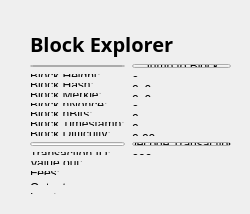
<?xml version="1.0" encoding="UTF-8"?>
<ui version="4.0">
 <class>BlockBrowser</class>
 <widget class="QWidget" name="BlockBrowser">
  <property name="windowModality">
   <enum>Qt::NonModal</enum>
  </property>
  <property name="enabled">
   <bool>true</bool>
  </property>
  <property name="geometry">
   <rect>
    <x>0</x>
    <y>0</y>
    <width>250</width>
    <height>214</height>
   </rect>
  </property>
  <property name="sizePolicy">
   <sizepolicy hsizetype="Expanding" vsizetype="Expanding">
    <horstretch>0</horstretch>
    <verstretch>0</verstretch>
   </sizepolicy>
  </property>
  <property name="minimumSize">
   <size>
    <width>0</width>
    <height>0</height>
   </size>
  </property>
  <property name="acceptDrops">
   <bool>false</bool>
  </property>
  <property name="windowTitle">
   <string>Form</string>
  </property>
  <layout class="QGridLayout">
   <property name="sizeConstraint">
    <enum>QLayout::SetMaximumSize</enum>
   </property>
   <property name="leftMargin">
    <number>21</number>
   </property>
   <property name="topMargin">
    <number>21</number>
   </property>
   <property name="rightMargin">
    <number>10</number>
   </property>
   <item row="1" column="0">
    <widget class="QWidget" name="widget" native="true">
     <property name="sizePolicy">
      <sizepolicy hsizetype="Expanding" vsizetype="Expanding">
       <horstretch>0</horstretch>
       <verstretch>0</verstretch>
      </sizepolicy>
     </property>
     <layout class="QGridLayout" name="gridLayout">
      <item row="0" column="0">
       <layout class="QHBoxLayout" name="horizontalLayout_4">
        <property name="spacing">
         <number>7</number>
        </property>
        <item>
         <widget class="QLabel" name="label_5">
          <property name="font">
           <font>
            <family>Open Sans,sans-serif</family>
           </font>
          </property>
          <property name="text">
           <string>&lt;html&gt;&lt;head/&gt;&lt;body&gt;&lt;p&gt;&lt;span style=&quot; font-size:20px; font-weight:600; color:#000000;&quot;&gt;Block Explorer &lt;/span&gt;&lt;/p&gt;&lt;/body&gt;&lt;/html&gt;</string>
          </property>
         </widget>
        </item>
        <item>
         <spacer name="horizontalSpacer_2">
          <property name="orientation">
           <enum>Qt::Horizontal</enum>
          </property>
          <property name="sizeHint" stdset="0">
           <size>
            <width>40</width>
            <height>20</height>
           </size>
          </property>
         </spacer>
        </item>
       </layout>
      </item>
      <item row="1" column="0">
       <layout class="QGridLayout" name="gridLayout_3" rowstretch="0,0,0,0,0,0,0,0,0,0,0,0,0,0,0,0,0,0,0" columnstretch="0,0">
        <property name="sizeConstraint">
         <enum>QLayout::SetDefaultConstraint</enum>
        </property>
        <property name="horizontalSpacing">
         <number>7</number>
        </property>
        <item row="18" column="0">
         <spacer name="verticalSpacer">
          <property name="orientation">
           <enum>Qt::Vertical</enum>
          </property>
          <property name="sizeHint" stdset="0">
           <size>
            <width>20</width>
            <height>40</height>
           </size>
          </property>
         </spacer>
        </item>
        <item row="12" column="1">
         <widget class="QPushButton" name="txButton">
          <property name="text">
           <string>Decode Transaction</string>
          </property>
         </widget>
        </item>
        <item row="17" column="0">
         <widget class="QLabel" name="inputLabel">
          <property name="text">
           <string>Inputs:</string>
          </property>
          <property name="alignment">
           <set>Qt::AlignLeading|Qt::AlignLeft|Qt::AlignTop</set>
          </property>
         </widget>
        </item>
        <item row="14" column="0">
         <widget class="QLabel" name="valueLabel">
          <property name="text">
           <string>Value out:</string>
          </property>
         </widget>
        </item>
        <item row="13" column="0">
         <widget class="QLabel" name="txLabel">
          <property name="text">
           <string>Transaction ID:</string>
          </property>
         </widget>
        </item>
        <item row="9" column="1">
         <widget class="QLabel" name="hardBox">
          <property name="text">
           <string>0.00</string>
          </property>
          <property name="textInteractionFlags">
           <set>Qt::LinksAccessibleByMouse|Qt::TextSelectableByMouse</set>
          </property>
         </widget>
        </item>
        <item row="13" column="1">
         <widget class="QLabel" name="txID">
          <property name="text">
           <string>000</string>
          </property>
          <property name="textInteractionFlags">
           <set>Qt::LinksAccessibleByMouse|Qt::TextSelectableByMouse</set>
          </property>
         </widget>
        </item>
        <item row="17" column="1">
         <widget class="QLabel" name="inputBox">
          <property name="text">
           <string/>
          </property>
          <property name="alignment">
           <set>Qt::AlignLeading|Qt::AlignLeft|Qt::AlignTop</set>
          </property>
          <property name="textInteractionFlags">
           <set>Qt::LinksAccessibleByMouse|Qt::TextSelectableByMouse</set>
          </property>
         </widget>
        </item>
        <item row="14" column="1">
         <widget class="QLabel" name="valueBox">
          <property name="text">
           <string/>
          </property>
          <property name="textInteractionFlags">
           <set>Qt::LinksAccessibleByMouse|Qt::TextSelectableByMouse</set>
          </property>
         </widget>
        </item>
        <item row="9" column="0">
         <widget class="QLabel" name="hardLabel">
          <property name="text">
           <string>Block Difficulty:</string>
          </property>
         </widget>
        </item>
        <item row="1" column="0">
         <widget class="QSpinBox" name="heightBox">
          <property name="sizePolicy">
           <sizepolicy hsizetype="Preferred" vsizetype="Fixed">
            <horstretch>0</horstretch>
            <verstretch>0</verstretch>
           </sizepolicy>
          </property>
          <property name="maximum">
           <number>99999999</number>
          </property>
         </widget>
        </item>
        <item row="3" column="0">
         <widget class="QLabel" name="heightLabel_2">
          <property name="text">
           <string>Block Height:</string>
          </property>
         </widget>
        </item>
        <item row="8" column="1">
         <widget class="QLabel" name="timeBox">
          <property name="text">
           <string>0</string>
          </property>
          <property name="textInteractionFlags">
           <set>Qt::LinksAccessibleByMouse|Qt::TextSelectableByMouse</set>
          </property>
         </widget>
        </item>
        <item row="1" column="1">
         <widget class="QPushButton" name="blockButton">
          <property name="text">
           <string>Jump to Block</string>
          </property>
         </widget>
        </item>
        <item row="5" column="0">
         <widget class="QLabel" name="merkleLabel">
          <property name="text">
           <string>Block Merkle:</string>
          </property>
         </widget>
        </item>
        <item row="4" column="0">
         <widget class="QLabel" name="hashLabel">
          <property name="text">
           <string>Block Hash:</string>
          </property>
         </widget>
        </item>
        <item row="15" column="1">
         <widget class="QLabel" name="feesBox">
          <property name="text">
           <string/>
          </property>
          <property name="textInteractionFlags">
           <set>Qt::LinksAccessibleByMouse|Qt::TextSelectableByMouse</set>
          </property>
         </widget>
        </item>
        <item row="3" column="1">
         <widget class="QLabel" name="heightLabel">
          <property name="text">
           <string>0</string>
          </property>
          <property name="textInteractionFlags">
           <set>Qt::LinksAccessibleByMouse|Qt::TextSelectableByMouse</set>
          </property>
         </widget>
        </item>
        <item row="15" column="0">
         <widget class="QLabel" name="feesLabel">
          <property name="text">
           <string>Fees:</string>
          </property>
         </widget>
        </item>
        <item row="7" column="0">
         <widget class="QLabel" name="bitsLabel">
          <property name="text">
           <string>Block nBits:</string>
          </property>
         </widget>
        </item>
        <item row="7" column="1">
         <widget class="QLabel" name="bitsBox">
          <property name="text">
           <string>0</string>
          </property>
          <property name="textInteractionFlags">
           <set>Qt::LinksAccessibleByMouse|Qt::TextSelectableByMouse</set>
          </property>
         </widget>
        </item>
        <item row="5" column="1">
         <widget class="QLabel" name="merkleBox">
          <property name="minimumSize">
           <size>
            <width>187</width>
            <height>0</height>
           </size>
          </property>
          <property name="text">
           <string>0x0</string>
          </property>
          <property name="textInteractionFlags">
           <set>Qt::LinksAccessibleByMouse|Qt::TextSelectableByMouse</set>
          </property>
         </widget>
        </item>
        <item row="16" column="0">
         <widget class="QLabel" name="outputLabel">
          <property name="text">
           <string>Outputs:</string>
          </property>
          <property name="alignment">
           <set>Qt::AlignLeading|Qt::AlignLeft|Qt::AlignTop</set>
          </property>
         </widget>
        </item>
        <item row="16" column="1">
         <widget class="QLabel" name="outputBox">
          <property name="text">
           <string/>
          </property>
          <property name="alignment">
           <set>Qt::AlignLeading|Qt::AlignLeft|Qt::AlignTop</set>
          </property>
          <property name="textInteractionFlags">
           <set>Qt::LinksAccessibleByMouse|Qt::TextSelectableByMouse</set>
          </property>
         </widget>
        </item>
        <item row="6" column="0">
         <widget class="QLabel" name="nonceLabel">
          <property name="text">
           <string>Block nNonce:</string>
          </property>
         </widget>
        </item>
        <item row="6" column="1">
         <widget class="QLabel" name="nonceBox">
          <property name="text">
           <string>0</string>
          </property>
          <property name="textInteractionFlags">
           <set>Qt::LinksAccessibleByMouse|Qt::TextSelectableByMouse</set>
          </property>
         </widget>
        </item>
        <item row="8" column="0">
         <widget class="QLabel" name="timeLabel">
          <property name="text">
           <string>Block Timestamp:</string>
          </property>
         </widget>
        </item>
        <item row="4" column="1">
         <widget class="QLabel" name="hashBox">
          <property name="enabled">
           <bool>true</bool>
          </property>
          <property name="sizePolicy">
           <sizepolicy hsizetype="Preferred" vsizetype="Preferred">
            <horstretch>0</horstretch>
            <verstretch>0</verstretch>
           </sizepolicy>
          </property>
          <property name="minimumSize">
           <size>
            <width>0</width>
            <height>0</height>
           </size>
          </property>
          <property name="text">
           <string>0x0</string>
          </property>
          <property name="textInteractionFlags">
           <set>Qt::LinksAccessibleByMouse|Qt::TextSelectableByMouse</set>
          </property>
         </widget>
        </item>
        <item row="12" column="0">
         <widget class="QLineEdit" name="txBox">
          <property name="sizePolicy">
           <sizepolicy hsizetype="Preferred" vsizetype="Fixed">
            <horstretch>0</horstretch>
            <verstretch>0</verstretch>
           </sizepolicy>
          </property>
          <property name="inputMask">
           <string comment="Transaction id" extracomment="Transaction id"/>
          </property>
          <property name="placeholderText">
           <string comment="Transaction ID" extracomment="Transaction ID"/>
          </property>
         </widget>
        </item>
        <item row="11" column="0">
         <spacer name="verticalSpacer_2">
          <property name="orientation">
           <enum>Qt::Vertical</enum>
          </property>
          <property name="sizeHint" stdset="0">
           <size>
            <width>20</width>
            <height>40</height>
           </size>
          </property>
         </spacer>
        </item>
       </layout>
      </item>
     </layout>
    </widget>
   </item>
  </layout>
 </widget>
 <resources/>
 <connections/>
</ui>
